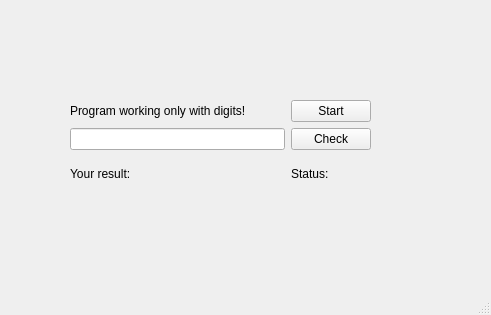
<?xml version="1.0" encoding="UTF-8"?>
<ui version="4.0">
 <class>MainWindow</class>
 <widget class="QMainWindow" name="MainWindow">
  <property name="geometry">
   <rect>
    <x>0</x>
    <y>0</y>
    <width>491</width>
    <height>315</height>
   </rect>
  </property>
  <property name="windowTitle">
   <string>MainWindow</string>
  </property>
  <widget class="QWidget" name="centralwidget">
   <widget class="QWidget" name="">
    <property name="geometry">
     <rect>
      <x>70</x>
      <y>100</y>
      <width>301</width>
      <height>91</height>
     </rect>
    </property>
    <layout class="QGridLayout" name="gridLayout">
     <item row="1" column="0">
      <widget class="QLineEdit" name="lineEdit"/>
     </item>
     <item row="2" column="0">
      <widget class="QLabel" name="label">
       <property name="text">
        <string>Your result: </string>
       </property>
      </widget>
     </item>
     <item row="0" column="0">
      <widget class="QLabel" name="label_2">
       <property name="text">
        <string>Program working only with digits!</string>
       </property>
      </widget>
     </item>
     <item row="0" column="1">
      <widget class="QPushButton" name="Start">
       <property name="text">
        <string>Start</string>
       </property>
      </widget>
     </item>
     <item row="1" column="1">
      <widget class="QPushButton" name="Check">
       <property name="text">
        <string>Check</string>
       </property>
      </widget>
     </item>
     <item row="2" column="1">
      <widget class="QLabel" name="status">
       <property name="text">
        <string>Status: </string>
       </property>
      </widget>
     </item>
    </layout>
   </widget>
  </widget>
  <widget class="QMenuBar" name="menubar">
   <property name="geometry">
    <rect>
     <x>0</x>
     <y>0</y>
     <width>491</width>
     <height>21</height>
    </rect>
   </property>
  </widget>
  <widget class="QStatusBar" name="statusbar"/>
 </widget>
 <resources/>
 <connections/>
</ui>
